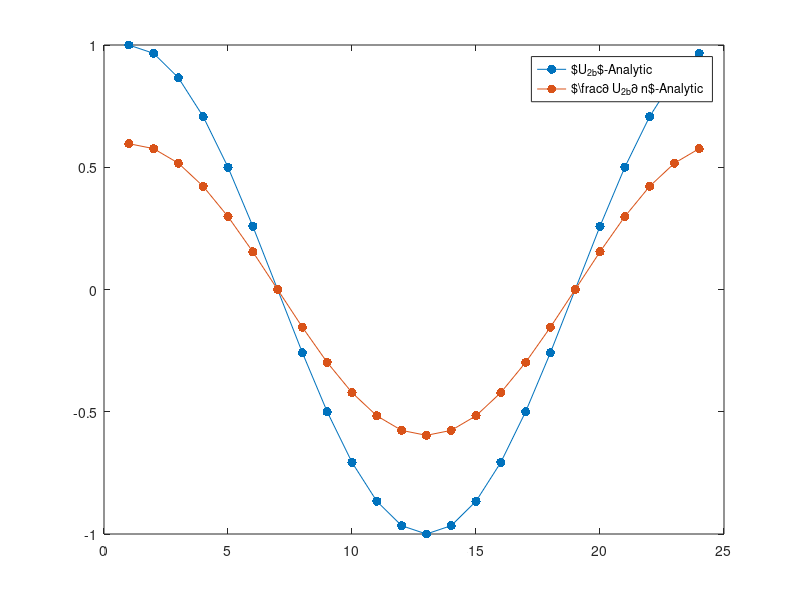
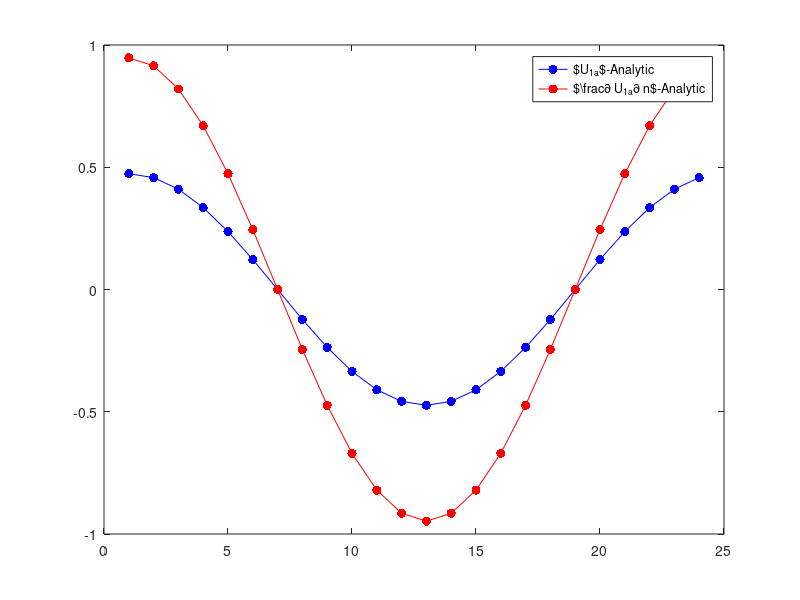

Recreate these plots in MATLAB, in order.
function plot_analytic()
    a = .5;
    b = 1.5;
    sigma_1 = .5;
    sigma_2 = 1.5;

    N = 24;
    A = (2*b*sigma_2)/(a^2*sigma_2 - a^2*sigma_1 + b^2*sigma_1 + b^2*sigma_2);
    B = (b*sigma_1 + b*sigma_2)/(a^2*sigma_2 - a^2*sigma_1 + b^2*sigma_1 + b^2*sigma_2);
    C = -(a^2*b*(sigma_1 - sigma_2))/(a^2*sigma_2 - a^2*sigma_1 + b^2*sigma_1 + b^2*sigma_2);
    
    figure();
    theta = (0:(N-1))*2*pi/N.';
    U = B*b*cos(theta) + (C/b)*cos(theta);
    plot(U,'.-','DisplayName','$U_{2b}$-Analytic','MarkerSize',20);
    hold all;
    dU = B*cos(theta) - (C/(b^2))*cos(theta);
    plot(dU,'.-','DisplayName','$\frac{\partial U_{2b}}{\partial n}$-Analytic','MarkerSize',20);
    legend show;

    figure();
    theta = (0:(N-1))*2*pi/N.';
    U = A*a*cos(theta);
    plot(U,'b.-','DisplayName','$U_{1a}$-Analytic','MarkerSize',20);
    hold all;
    dU = A*cos(theta);
    plot(dU,'r.-','DisplayName','$\frac{\partial U_{1a}}{\partial n}$-Analytic','MarkerSize',20);
    legend show;
    
end

function plot_U2(r)
    a = .5;
    b = 1.5;
    sigma_1 = .5;
    sigma_2 = 1.5;

    A = (b + b*sigma_2)/(a^2*sigma_2 - a^2*sigma_1 + b^2*sigma_1 + b^2);
    B = (b + b*sigma_1)/(a^2*sigma_2 - a^2*sigma_1 + b^2*sigma_1 + b^2);
    C = -(a^2*b*(sigma_1 - sigma_2))/(a^2*sigma_2 - a^2*sigma_1 + b^2*sigma_1 + b^2);
    N = 24;

    theta = (0:(N-1))*2*pi/N.';
    U = B*r*cos(theta) + (C/r)*cos(theta);
    plot(U,'b.-','DisplayName','$U_{2b}$','MarkerSize',20);
    hold all;
    dU = B*cos(theta) - (C/(b^2))*cos(theta);
    plot(dU,'r.-','DisplayName','$\frac{\partial U_{2b}}{\partial n}$','MarkerSize',20);
    legend show;
    title('Analytic');
    fprintf('U2 = %d\n, dU2 = %d\n',B*r+C/r,B-C/(r^2));
end

function plot_U1(r)
    a = .5;
    b = 1.5;
    sigma_1 = .5;
    sigma_2 = 1.5;

    A = (b + b*sigma_2)/(a^2*sigma_2 - a^2*sigma_1 + b^2*sigma_1 + b^2);
    B = (b + b*sigma_1)/(a^2*sigma_2 - a^2*sigma_1 + b^2*sigma_1 + b^2);
    C = -(a^2*b*(sigma_1 - sigma_2))/(a^2*sigma_2 - a^2*sigma_1 + b^2*sigma_1 + b^2);

    N = 24;
    theta = (0:(N-1))*2*pi/N.';
    U = A*r*cos(theta);
    plot(U,'b.-','DisplayName','$U_{1a}$','MarkerSize',20);
    hold all;
    dU = A*cos(theta);
    plot(dU,'r.-','DisplayName','$\frac{\partial U_{1a}}{\partial n}$','MarkerSize',20);
    legend show;
    title('Analytic');
    fprintf('U1 = %d\n, dU1 = %d\n',A*r,A);
end
